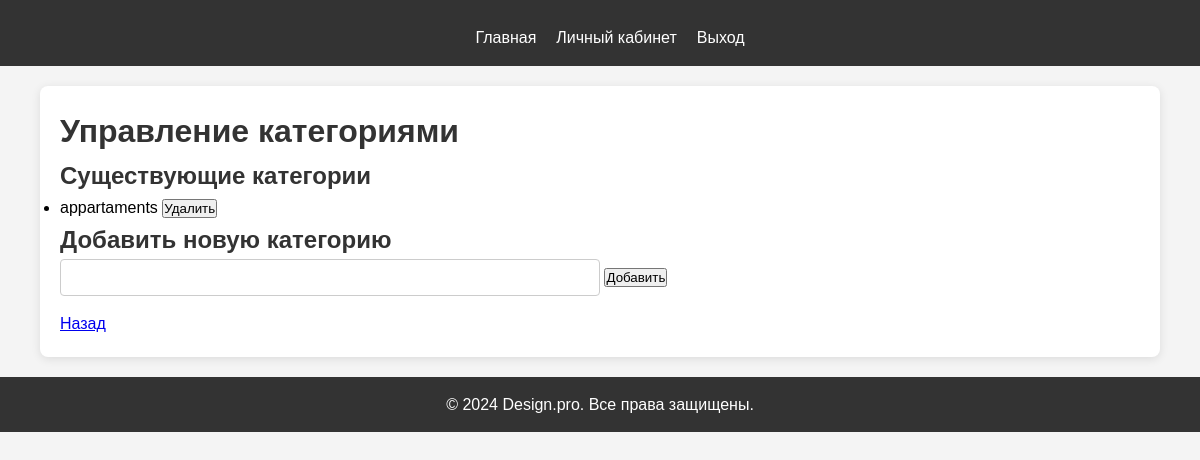
The app's page /manage_categories/ (signed in), older data.
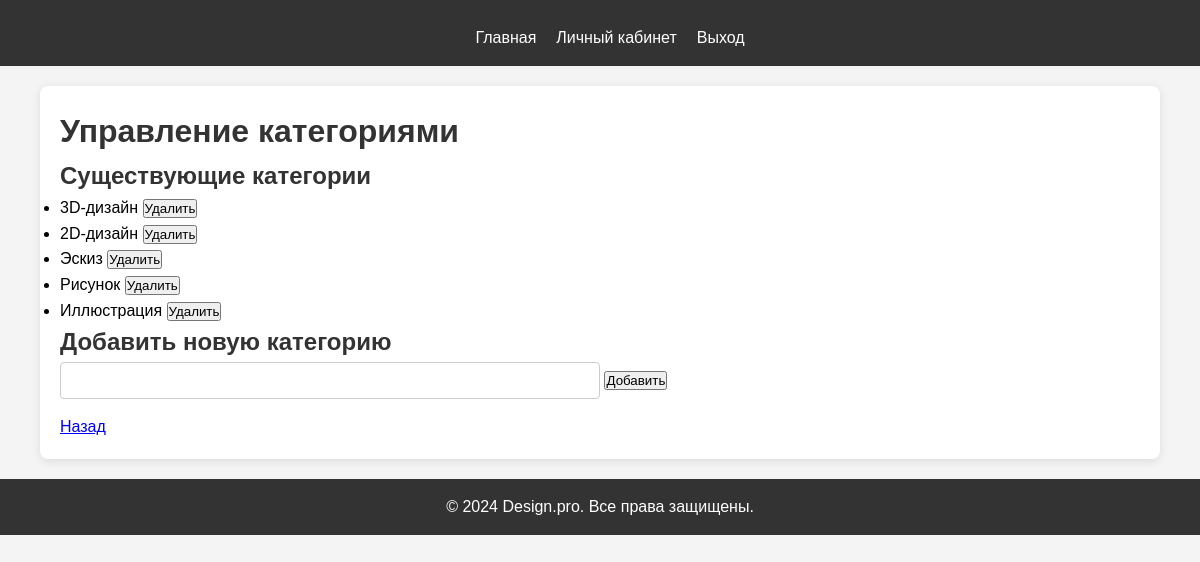
The same page, newer data.
### main/models.py (models this page shows, shortened)
class Category(models.Model):
    name = models.CharField(max_length=100)

### main/views.py (the view, shortened to what this page needs)
# urls.py: path('manage_categories/', views.manage_categories, name='manage_categories'),
@login_required
@user_passes_test(is_admin)
def manage_categories(request):
    categories = Category.objects.all()
    return render(request, 'main/manage_categories.html', {'categories': categories})

### main/views.py (called while the page is built)
def is_admin(user):
    return user.is_superuser

### main/templates/main/manage_categories.html (shortened to what this page needs)
{% extends 'main/base.html' %}
{% block content %}
    <h1>Управление категориями</h1>
    <h2>Существующие категории</h2>
    <ul>
        {% for category in categories %}
            <li>
                {{ category.name }}
                <form method="post" style="display:inline;">
                    <button type="submit" name="delete_category">Удалить</button>
                </form>
            </li>
        {% endfor %}
    </ul>
    <h2>Добавить новую категорию</h2>
    <form method="post">
        <input type="text" name="new_category" required>
        <button type="submit" name="add_category">Добавить</button>
    </form>
    <a href="{% url 'main:applications' %}">Назад</a>
{% endblock %}

Row changes from the older to the newer data that the page shows:
removed Category: name "appartaments"
added Category: name "3D-дизайн"
added Category: name "2D-дизайн"
added Category: name "Эскиз"
added Category: name "Рисунок"
added Category: name "Иллюстрация"
